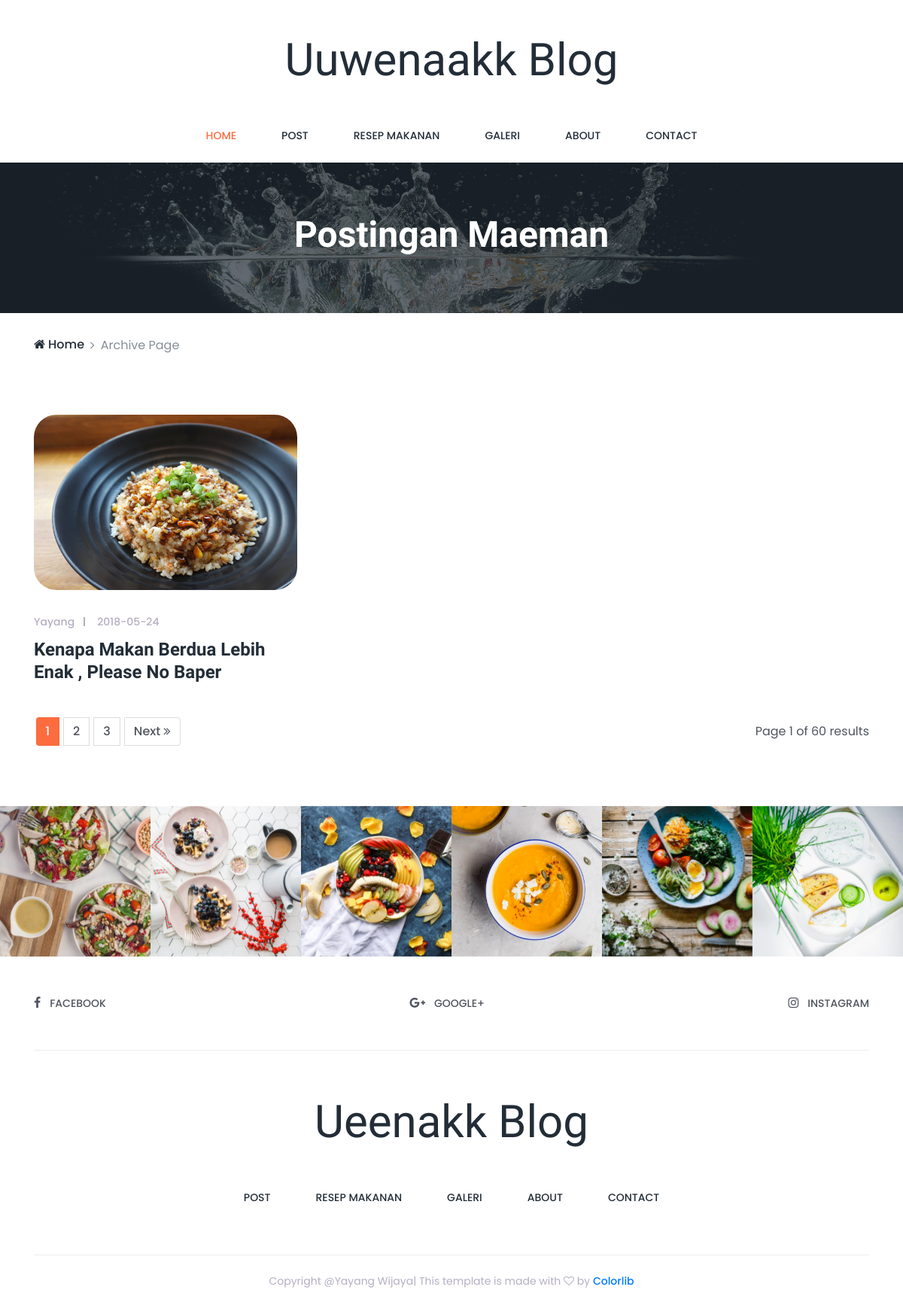
Before: /Home/Posting with the older database file.
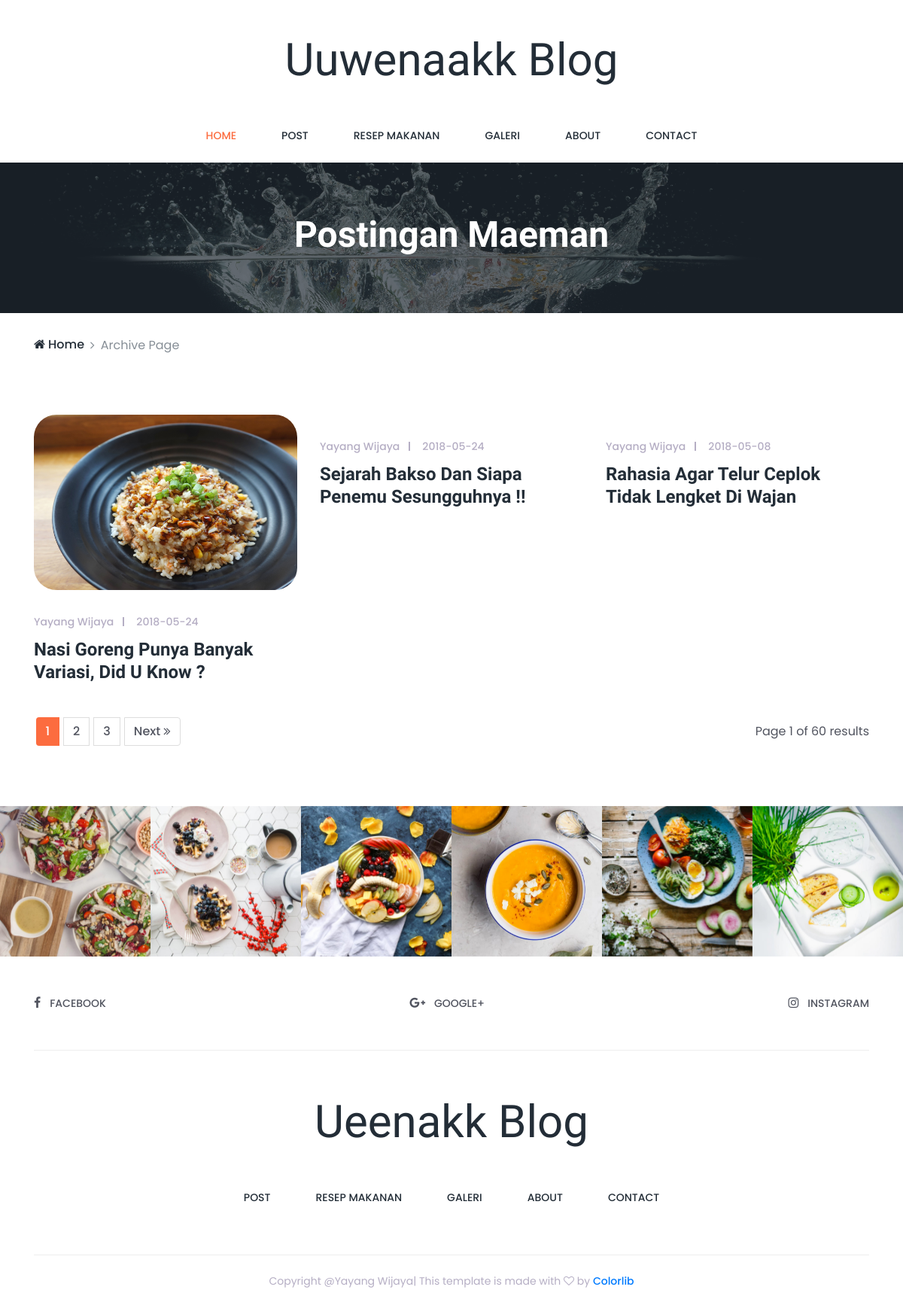
After: the same page with the newer database file.
### tables this page shows
CREATE TABLE IF NOT EXISTS `artikel` (
`id_artikel` int(2) NOT NULL,
  `judul` varchar(50) NOT NULL,
  `isi` text NOT NULL,
  `gambar` varchar(200) NOT NULL,
  `post_by` varchar(40) NOT NULL,
  `tgl` date NOT NULL,
  `suka` int(5) NOT NULL
);

### application/controllers/Home.php (called while the page is built, shortened)
<?php
class Home extends CI_Controller {
	function __construct(){
		$this->load->model('M_data');
                $this->load->helper('url');
	}
	public function index($page='Home_tengah',$id= null)
	{
    $data['tampil_posting'] = $this->M_data->tampil_posting();
		$data['tampil_slider'] = $this->M_data->tampil_slider();
		$data['tampil_posting_home'] = $this->M_data->tampil_posting_home();
		$data['tampil_posting_populer'] = $this->M_data->tampil_posting_populer();
		$this->load->view('Home/Header');
  		$this->load->view('Home/'.$page,$data);
    		$this->load->view('Home/Footer');
	}
}

### index.php (called while the page is built, shortened)
<?php
require_once BASEPATH.'core/CodeIgniter.php';

### application/models/M_data.php (called while the page is built, shortened)
<?php
class M_data extends CI_Model{
  function tampil_posting(){
  		$hasil=$this->db->get('artikel');
  		return $hasil->result();
  	}
    function tampil_posting_home(){
        $this->db->limit(10);
    		$hasil=$this->db->get('artikel');
    		return $hasil->result();
      	}
    function tampil_posting_populer(){
        $this->db->limit(6);
        $this->db->order_by('suka','DESC');
    		$hasil=$this->db->get('artikel');
    		return $hasil->result();
          	}
}
?>

### application/views/Home/Posting.php (the view)
    <div class="breadcumb-area" style="background-image: url(<?php echo base_url() ?>Assets/img/bg-img/breadcumb.jpg);">
        <div class="container h-100">
            <div class="row h-100 align-items-center">
                <div class="col-12">
                    <div class="bradcumb-title text-center">
                        <h2>Postingan Maeman</h2>
                    </div>
                </div>
            </div>
        </div>
    </div>
    <div class="breadcumb-nav">
        <div class="container">
            <div class="row">
                <div class="col-12">
                    <nav aria-label="breadcrumb">
                        <ol class="breadcrumb">
                            <li class="breadcrumb-item"><a href=""><i class="fa fa-home" aria-hidden="true"></i> Home</a></li>
                            <li class="breadcrumb-item active" aria-current="page">Archive Page</li>
                        </ol>
                    </nav>
                </div>
            </div>
        </div>
    </div>
    <section class="archive-area section_padding_80">
        <div class="container">
            <div class="row">
<?php foreach ($tampil_posting as $tampil) {
  ?>
                <div class="col-12 col-md-6 col-lg-4">
                    <div class="single-post wow fadeInUp" data-wow-delay="0.1s">
                        <div class="post-thumb">
                            <img src="<?php echo base_url() ?>Assets/img/blog-img/<?php echo $tampil->gambar ?>" alt="">
                        </div>
                        <div class="post-content">
                            <div class="post-meta d-flex">
                                <div class="post-author-date-area d-flex">
                                    <div class="post-author">
                                        <a href="#"><?php echo $tampil->post_by ?></a>
                                    </div>
                                    <div class="post-date">
                                        <a href="#"><?php echo $tampil->tgl ?></a>
                                    </div>
                                </div>
                            </div>
                            <a href="#">
                                <h4 class="post-headline"><?php echo $tampil->judul ?></h4>
                            </a>
                        </div>
                    </div>
                </div>
<?php } ?>
                <div class="col-12">
                    <div class="pagination-area d-sm-flex mt-15">
                        <nav aria-label="#">
                            <ul class="pagination">
                                <li class="page-item active">
                                    <a class="page-link" href="#">1 <span class="sr-only">(current)</span></a>
                                </li>
                                <li class="page-item"><a class="page-link" href="#">2</a></li>
                                <li class="page-item"><a class="page-link" href="#">3</a></li>
                                <li class="page-item">
                                    <a class="page-link" href="#">Next <i class="fa fa-angle-double-right" aria-hidden="true"></i></a>
                                </li>
                            </ul>
                        </nav>
                        <div class="page-status">
                            <p>Page 1 of 60 results</p>
                        </div>
                    </div>
                </div>
            </div>
        </div>
    </section>

### application/views/Home/Header.php (shortened to what this page needs)
<!DOCTYPE html>
<html lang="en">
<head >
    <link href="<?php echo base_url() ?>Assets/style.css" rel="stylesheet">
    <link href="<?php echo base_url() ?>Assets/css/responsive/responsive.css" rel="stylesheet">
</head>
<body>
    <header class="header_area">
        <div class="container">
            <div class="row">
                <div class="col-12">
                    <div class="logo_area text-center">
                        <a href="index.html" class="yummy-logo">  Uuwenaakk Blog </a>
                    </div>
                </div>
            </div>
            <div class="row">
                <div class="col-12">
                    <nav class="navbar navbar-expand-lg">
                        <div class="collapse navbar-collapse justify-content-center" id="yummyfood-nav">
                            <ul class="navbar-nav" id="yummy-nav">
                                <li class="nav-item active">
                                    <a class="nav-link" href="./">Home <span class="sr-only">(current)</span></a>
                                </li>
                                <li class="nav-item">
                                    <a class="nav-link" href=" <?php echo base_url()?>Home/Posting">Post</a>
                                </li>
                                <li class="nav-item">
                                    <a class="nav-link" href="<?php echo base_url()?>Home/Resep">Resep Makanan</a>
                                </li>
                                <li class="nav-item">
                                    <a class="nav-link" href="<?php echo base_url()?>Home/Galeri">Galeri</a>
                                </li>
                                <li class="nav-item">
                                    <a class="nav-link" href="<?php echo base_url()?>Home/About">About</a>
                                </li>
                                <li class="nav-item">
                                    <a class="nav-link" href="<?php echo base_url()?>Home/Contact">Contact</a>
                                </li>
                            </ul>
                        </div>
                    </nav>
                </div>
            </div>
        </div>
    </header>

### application/views/Home/Footer.php (shortened to what this page needs)
<div class="instargram_area owl-carousel section_padding_100_0 clearfix" id="portfolio">
    <div class="instagram_gallery_item">
        <img src="<?php echo base_url() ?>Assets/img/instagram-img/1.jpg" alt="">
    </div>
    <div class="instagram_gallery_item">
        <img src="<?php echo base_url() ?>Assets/img/instagram-img/2.jpg" alt="">
    </div>
    <div class="instagram_gallery_item">
        <img src="<?php echo base_url() ?>Assets/img/instagram-img/3.jpg" alt="">
    </div>
    <div class="instagram_gallery_item">
        <img src="<?php echo base_url() ?>Assets/img/instagram-img/4.jpg" alt="">
    </div>
    <div class="instagram_gallery_item">
        <img src="<?php echo base_url() ?>Assets/img/instagram-img/5.jpg" alt="">
    </div>
    <div class="instagram_gallery_item">
        <img src="<?php echo base_url() ?>Assets/img/instagram-img/6.jpg" alt="">
    </div>
</div>
<div class="social_icon_area clearfix">
    <div class="container">
        <div class="row">
            <div class="col-12">
                <div class="footer-social-area d-flex">
                    <div class="single-icon">
                        <a href="#"><i class="fa fa-facebook" aria-hidden="true"></i><span>facebook</span></a>
                    </div>
                    <div class="single-icon">
                        <a href="#"><i class="fa fa-google-plus" aria-hidden="true"></i><span>GOOGLE+</span></a>
                    </div>
                    <div class="single-icon">
                        <a href="#"><i class="fa fa-instagram" aria-hidden="true"></i><span>Instagram</span></a>
                    </div>
                </div>
            </div>
        </div>
    </div>
</div>
<footer class="footer_area">
    <div class="container">
        <div class="row">
            <div class="col-12">
                <div class="footer-content">
                    <div class="footer-logo-area text-center">
                        <a href="index.html" class="yummy-logo">Ueenakk Blog</a>
                    </div>
                    <nav class="navbar navbar-expand-lg">
                        <div class="collapse navbar-collapse justify-content-center" id="yummyfood-footer-nav">
                            <ul class="navbar-nav">
                                <li class="nav-item active">
                                     <li class="nav-item">
                                    <a class="nav-link" href=" <?php echo base_url()?>Home/Posting">Post</a>
                                </li>
                                <li class="nav-item">
                                    <a class="nav-link" href="<?php echo base_url()?>Home/Resep">Resep Makanan</a>
                                </li>
                                <li class="nav-item">
                                    <a class="nav-link" href="<?php echo base_url()?>Home/Galeri">Galeri</a>
                                </li>
                                <li class="nav-item">
                                    <a class="nav-link" href="#">About</a>
                                </li>
                                <li class="nav-item">
                                    <a class="nav-link" href="Contact.php">Contact</a>
                                </li>
                            </ul>
                        </div>
                    </nav>
                </div>
            </div>
        </div>
    </div>
    <div class="container">
        <div class="row">
            <div class="col-12">
                <div class="copy_right_text text-center">
                    <p>Copyright @Yayang Wijaya| This template is made with <i class="fa fa-heart-o" aria-hidden="true"></i> by <a href="https://colorlib.com" target="_blank">Colorlib</a></p>
                </div>
            </div>
        </div>
    </div>
</footer>
</body>

### Assets/style.css (style rules this page uses)
* { margin: 0; padding: 0; }
body { font-family: 'Poppins', sans-serif; position: relative; z-index: auto; }
h1, h2, h3, h4, h5, h6 { font-family: 'Quicksand', sans-serif; font-weight: 700; color: #232d37; line-height: 1.25; }
p { color: #51545f; font-size: 16px; }
.section_padding_80 { margin-top: 80px; margin-bottom: 80px; }
img { max-width: 100%; }
.mt-15 { margin-top: 15px; }
ul, ol { margin: 0; padding: 0; }
a, a:hover, a:focus, a:active { text-decoration: none; -webkit-transition-duration: 500ms; transition-duration: 500ms; font-weight: 500; outline: none; }
li { list-style: none; }
.logo_area .yummy-logo { font-family: 'Shadows Into Light Two', cursive; font-size: 60px; margin-bottom: 0; padding: 35px 0 20px 0; display: inline-block; color: #232d37; }
.navbar.navbar-expand-lg { padding: 0; }
.navbar.navbar-expand-lg .navbar-nav .nav-link { padding: 25px 30px; color: #232d37; text-transform: uppercase; font-size: 14px; }
.navbar.navbar-expand-lg .navbar-nav .nav-link:hover, .navbar.navbar-expand-lg .navbar-nav .active .nav-link { color: #fc6c3f; }
.post-thumb img { border-radius: 30px; margin-bottom: 30px; }
.post-meta { -webkit-box-align: center; -ms-flex-align: center; -ms-grid-row-align: center; align-items: center; -webkit-box-pack: justify; -ms-flex-pack: justify; justify-content: space-between; }
.post-author a, .post-date a, .post-favourite a, .post-comments a, .post-share a { color: #b5aec4; font-size: 14px; }
.post-author a { margin-right: 30px; position: relative; z-index: 1; }
.post-author a:after { width: 2px; height: 60%; content: ''; position: absolute; top: 20%; right: -14px; z-index: 2; background-color: #b5aec4; }
.single-post { margin-bottom: 30px; }
.single-post h2, .single-post h4 { margin: 10px 0; color: #232d37; -webkit-transition-duration: 500ms; transition-duration: 500ms; text-transform: capitalize; }
.instagram_gallery_item { position: relative; z-index: 1; }
.instagram_gallery_item img { -webkit-transition-duration: 500ms; transition-duration: 500ms; width: 100%; }
.instargram_area { position: relative; z-index: 1; }
.footer-social-area { border-bottom: 1px solid #eeeeee; padding: 50px 0; -webkit-box-pack: justify; -ms-flex-pack: justify; justify-content: space-between }
.single-icon > a { color: #51545f; font-size: 14px; font-weight: 500; text-transform: uppercase; }
.single-icon > a > i { font-size: 16px; padding-right: 12px; }
.footer-content { padding: 50px 0 65px 0; border-bottom: 1px solid #eeeeee; }
.footer-logo-area .yummy-logo { font-family: 'Shadows Into Light Two', cursive; font-size: 60px; margin-bottom: 0; padding: 0 0 20px 0; display: inline-block; color: #232d37; }
.copy_right_text { width: 100%; height: 70px; display: -webkit-box; display: -ms-flexbox; display: flex; -webkit-box-align: center; -ms-flex-align: center; align-items: center; -webkit-box-pack: center; -ms-flex-pack: center; justify-content: center }
.copy_right_text > p { font-size: 14px; color: #b5aec4; margin-bottom: 0; }
.footer_area .navbar.navbar-expand-lg .navbar-nav .nav-link { padding-bottom: 0; }
.breadcumb-area { width: 100%; height: 200px; background-position: center center; background-size: cover; position: relative; z-index: 1; }
.breadcumb-area:after { width: 100%; height: 100%; position: absolute; content: ''; top: 0; left: 0; background-color: rgba(35, 45, 55, 0.7); z-index: -1; }
.breadcumb-area .bradcumb-title h2 { font-size: 48px; color: #fff; }
.breadcumb-nav .breadcrumb { padding: 0; margin-bottom: 0; list-style: none; background-color: transparent; border-radius: .25rem; margin-top: 30px; }
.breadcumb-nav .breadcrumb .breadcrumb-item a { color: #232d37; font-size: 16px; }
.breadcrumb-item + .breadcrumb-item:before { content: "\f105"; font-family: 'FontAwesome' }
.pagination-area { -webkit-box-pack: justify; -ms-flex-pack: justify; justify-content: space-between; -webkit-box-align: center; -ms-flex-align: center; -ms-grid-row-align: center; align-items: center; }
.pagination-area .pagination .page-link { color: #51545f; margin: 0 2.5px; }
.pagination-area .pagination .page-item.active .page-link, .pagination-area .pagination .page-link:focus, .pagination-area .pagination .page-link:hover { color: #fff; background-color: #fc6c3f; border-color: transparent; }
.pagination-area .page-status p, .contact-info-area .single-contact-info p { margin-bottom: 0; }

Changed rows visible on the page:
changed artikel: post_by "Yayang" → "Yayang Wijaya"; judul "Kenapa Makan Berdua Lebih Enak , Please No Baper" → "Nasi Goreng Punya Banyak Variasi, Did U Know ?"
added artikel: post_by "Yayang Wijaya", tgl "2018-05-24", judul "Sejarah Bakso Dan Siapa Penemu Sesungguhnya !!"
added artikel: post_by "Yayang Wijaya", tgl "2018-05-08", judul "Rahasia Agar Telur Ceplok Tidak Lengket Di Wajan"
